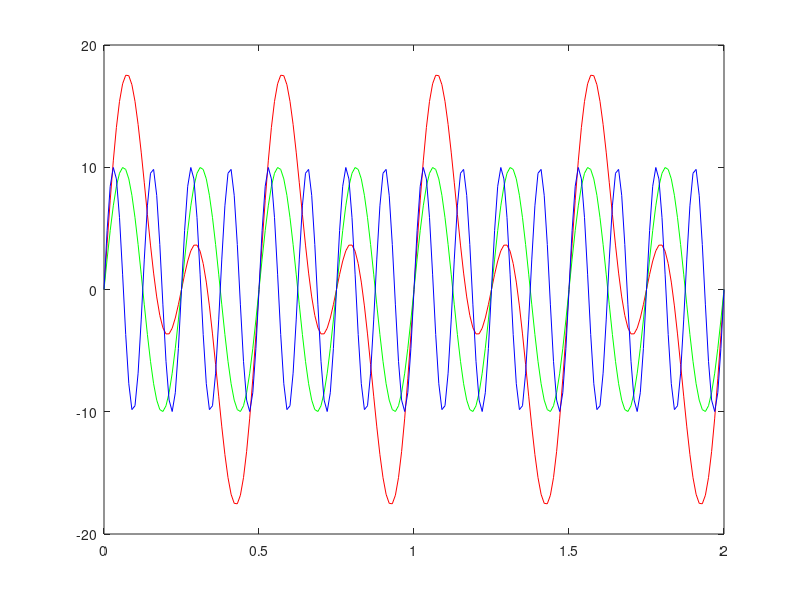

Source code (MATLAB):


fs = 100;
a = 10;
T = 2;
f = 2;

t = 0:1/fs:T;

a1 = 10;
f1 = 4;

a2 = 10
f2 = 8


y = a * sin(2*pi*f*t)
y1 = a1 * sin(2*pi*f1*t)
y2 = a2 * sin(2*pi*f2*t)

plot(t,y+y1,'r',t,y1,'g',t,y2,'b')

